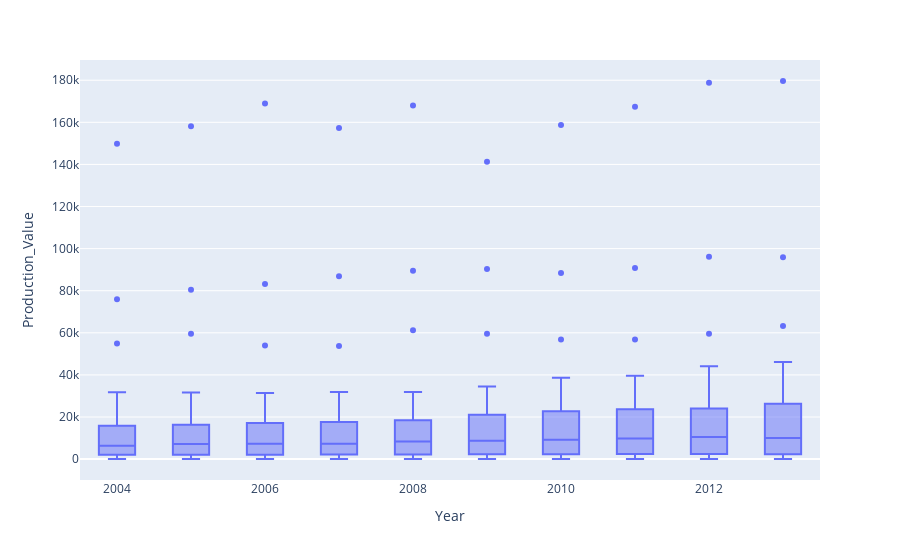

Notebook code for this chart:
### Code cell
# The box plot below shows us the distribution of the data. 
# This will help us identify the outliers and adequately group the data into intervals
fig1 = px.box(data_frame=total_df, x = 'Year', y='Production_Value') 
fig1

### Figure 1 — Plotly figure (JSON) as saved in the notebook; plotly's stock layout.template omitted (floating-point values rounded to 4 significant figures; data arrays with more than 128 entries replaced by an {"elided": "..."} marker saying what was removed)
{"data": [{"alignmentgroup": "True", "hovertemplate": "Year=%{x}<br>Production_Value=%{y}<extra></extra>", "legendgroup": "", "marker": {"color": "#636efa"}, "name": "", "notched": false, "offsetgroup": "", "orientation": "v", "showlegend": false, "type": "box", "x": {"elided": "450 int values"}, "x0": " ", "xaxis": "x", "y": {"elided": "450 int values"}, "y0": " ", "yaxis": "y"}], "layout": {"boxmode": "group", "legend": {"tracegroupgap": 0}, "margin": {"t": 60}, "xaxis": {"anchor": "y", "domain": [0, 1], "title": {"text": "Year"}}, "yaxis": {"anchor": "x", "domain": [0, 1], "title": {"text": "Production_Value"}}}}
